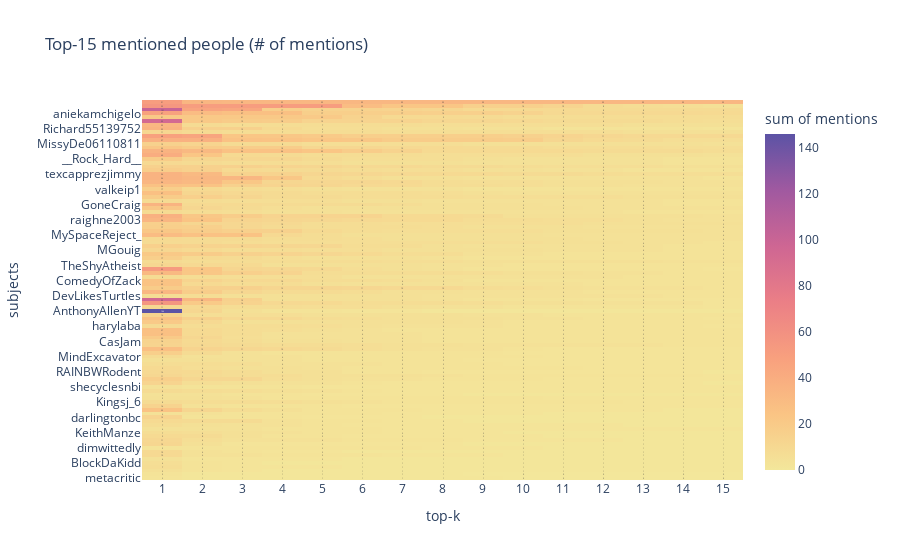

The cell this chart's notebook holds for it:
### Code cell
df = pd.DataFrame.from_dict(data)

fig = px.density_heatmap(df, x="top-k", y="subjects", z="mentions", text_auto=True, height=1000, color_continuous_scale="sunset", title="Top-%d mentioned people (# of mentions)" % TOP_K_MENTIONS)
fig.update_xaxes(type='category')
fig.show()

### Figure 1 — Plotly figure (JSON) as saved in the notebook; plotly's stock layout.template omitted (floating-point values rounded to 4 significant figures; data arrays with more than 128 entries replaced by an {"elided": "..."} marker saying what was removed)
{"data": [{"coloraxis": "coloraxis", "histfunc": "sum", "hovertemplate": "top-k=%{x}<br>subjects=%{y}<br>sum of mentions=%{z}<extra></extra>", "name": "", "texttemplate": "%{z}", "type": "histogram2d", "x": {"elided": "1487 str values"}, "xaxis": "x", "xbingroup": "x", "y": {"elided": "1487 str values"}, "yaxis": "y", "ybingroup": "y", "z": {"elided": "1487 int values"}}], "layout": {"autosize": true, "coloraxis": {"colorbar": {"title": {"text": "sum of mentions"}}, "colorscale": [[0, "rgb(243, 231, 155)"], [0.1667, "rgb(250, 196, 132)"], [0.3333, "rgb(248, 160, 126)"], [0.5, "rgb(235, 127, 134)"], [0.6667, "rgb(206, 102, 147)"], [0.8333, "rgb(160, 89, 160)"], [1, "rgb(92, 83, 165)"]]}, "legend": {"tracegroupgap": 0}, "title": {"text": "Top-15 mentioned people (# of mentions)"}, "xaxis": {"anchor": "y", "autorange": true, "domain": [0, 1], "range": [-0.5, 14.5], "title": {"text": "top-k"}, "type": "category"}, "yaxis": {"anchor": "x", "autorange": true, "domain": [0, 1], "range": [-0.5, 99.5], "title": {"text": "subjects"}, "type": "category"}}}
